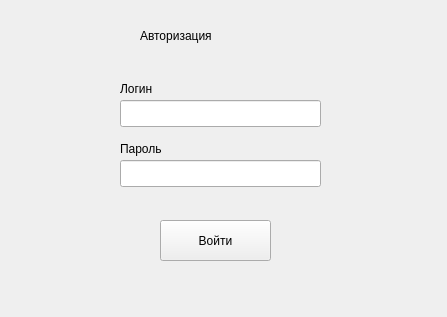
<?xml version="1.0" encoding="UTF-8"?>
<ui version="4.0">
 <class>Auto</class>
 <widget class="QWidget" name="Auto">
  <property name="geometry">
   <rect>
    <x>0</x>
    <y>0</y>
    <width>447</width>
    <height>317</height>
   </rect>
  </property>
  <property name="windowTitle">
   <string>Authorization</string>
  </property>
  <widget class="QLabel" name="label">
   <property name="geometry">
    <rect>
     <x>140</x>
     <y>0</y>
     <width>241</width>
     <height>71</height>
    </rect>
   </property>
   <property name="styleSheet">
    <string notr="true">font: 75 italic 20pt &quot;Noto Sans&quot;;</string>
   </property>
   <property name="text">
    <string>Авторизация</string>
   </property>
  </widget>
  <widget class="QPushButton" name="enter">
   <property name="geometry">
    <rect>
     <x>160</x>
     <y>220</y>
     <width>111</width>
     <height>41</height>
    </rect>
   </property>
   <property name="styleSheet">
    <string notr="true">font: 75 italic 12pt &quot;Noto Sans&quot;;</string>
   </property>
   <property name="text">
    <string>Войти</string>
   </property>
  </widget>
  <widget class="QLineEdit" name="login">
   <property name="geometry">
    <rect>
     <x>120</x>
     <y>100</y>
     <width>201</width>
     <height>27</height>
    </rect>
   </property>
  </widget>
  <widget class="QLineEdit" name="pass">
   <property name="geometry">
    <rect>
     <x>120</x>
     <y>160</y>
     <width>201</width>
     <height>27</height>
    </rect>
   </property>
  </widget>
  <widget class="QLabel" name="label_2">
   <property name="geometry">
    <rect>
     <x>120</x>
     <y>80</y>
     <width>54</width>
     <height>17</height>
    </rect>
   </property>
   <property name="styleSheet">
    <string notr="true">font: 75 italic 12pt &quot;Noto Sans&quot;;</string>
   </property>
   <property name="text">
    <string>Логин</string>
   </property>
  </widget>
  <widget class="QLabel" name="label_3">
   <property name="geometry">
    <rect>
     <x>120</x>
     <y>140</y>
     <width>54</width>
     <height>17</height>
    </rect>
   </property>
   <property name="styleSheet">
    <string notr="true">font: 75 italic 12pt &quot;Noto Sans&quot;;</string>
   </property>
   <property name="text">
    <string>Пароль</string>
   </property>
  </widget>
 </widget>
 <resources/>
 <connections/>
</ui>
